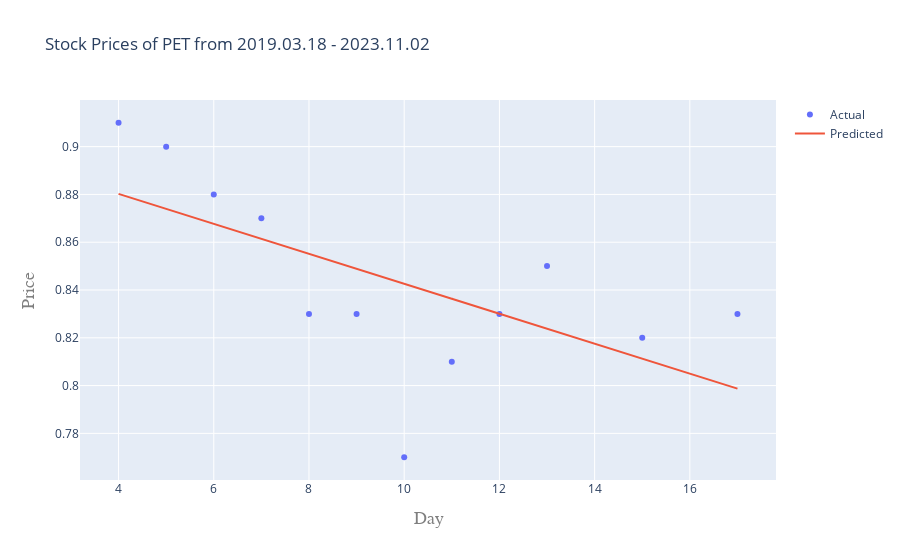

Notebook source saved alongside this figure:
### Code cell
iplot(plot2)

### Figure 1 — Plotly figure (JSON) as saved in the notebook; plotly's stock layout.template omitted (floating-point values rounded to 4 significant figures)
{"data": [{"mode": "markers", "name": "Actual", "type": "scatter", "x": [12, 5, 10, 4, 8, 9, 17, 13, 7, 15, 6, 11], "y": [0.83, 0.9, 0.77, 0.91, 0.83, 0.83, 0.83, 0.85, 0.87, 0.82, 0.88, 0.81]}, {"mode": "lines", "name": "Predicted", "type": "scatter", "x": [12, 5, 10, 4, 8, 9, 17, 13, 7, 15, 6, 11], "y": [0.8301, 0.8739, 0.8426, 0.8802, 0.8551, 0.8489, 0.7987, 0.8238, 0.8614, 0.8113, 0.8677, 0.8363]}], "layout": {"title": {"text": "Stock Prices of PET from 2019.03.18 - 2023.11.02"}, "xaxis": {"title": {"font": {"color": "#7f7f7f", "family": "Courier New, monospace", "size": 18}, "text": "Day"}}, "yaxis": {"title": {"font": {"color": "#7f7f7f", "family": "Courier New, monospace", "size": 18}, "text": "Price"}}}}
